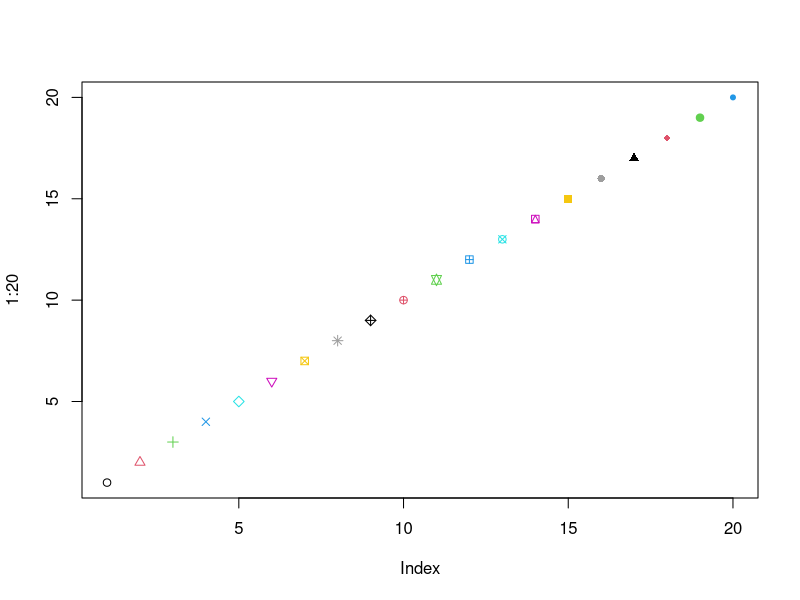
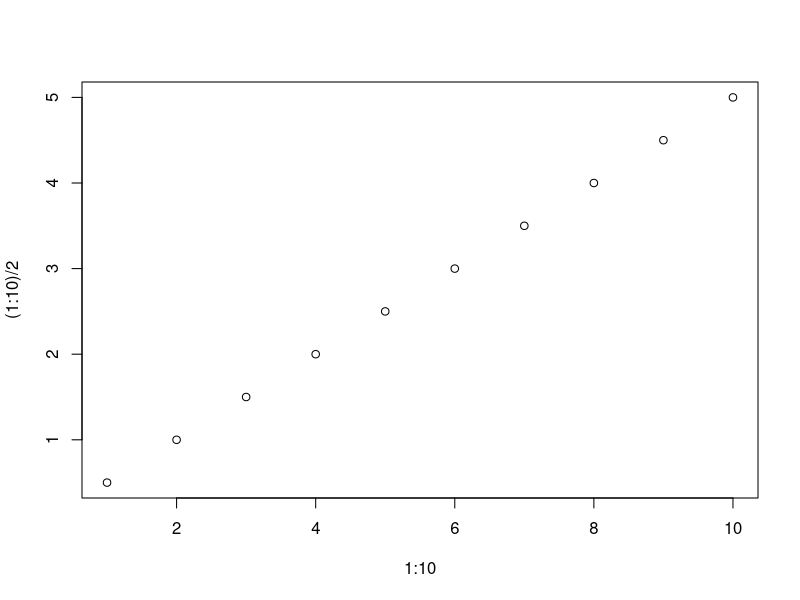

Source code (R) for these figures, in order:
## preliminaries ====
library(gdata)


## plot something ====
plot(1:20, pch=1:20, col=1:20)

## how about a different plot 
plot( 1:10, (1:10)/2 )
